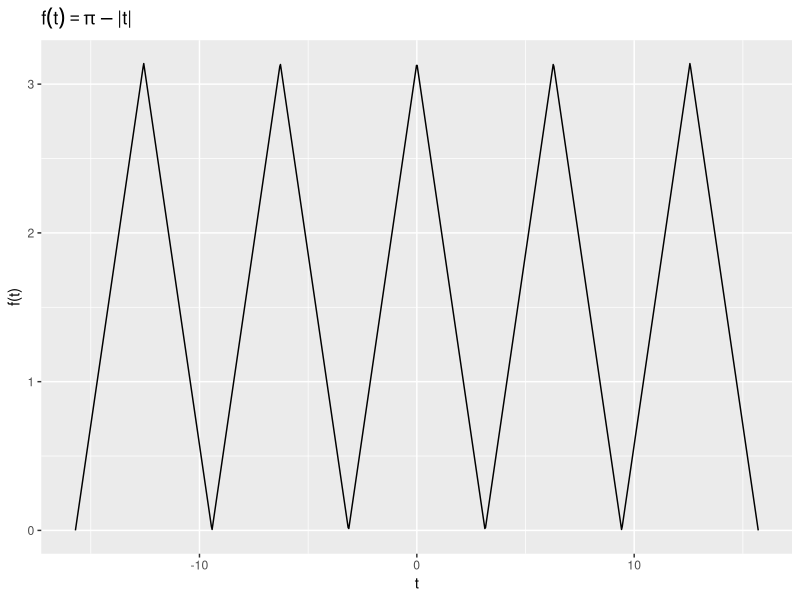
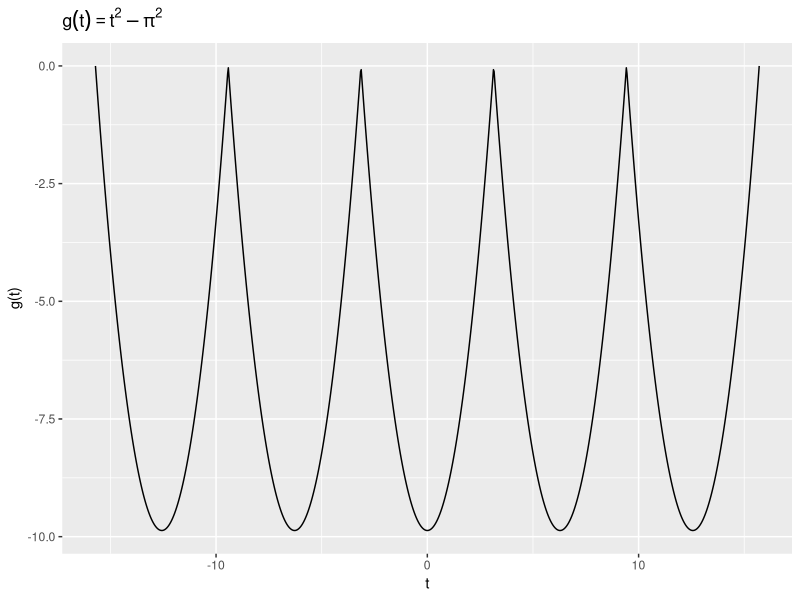
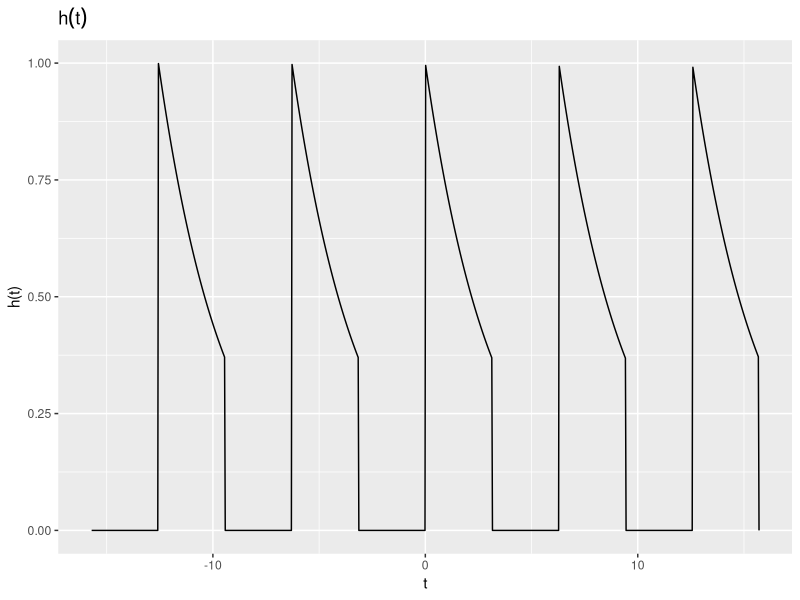

Write R code to recreate these figures, in order. (Note: this script raises an error after producing the figures.)
# Load the ggplot2 package for plotting
library(ggplot2)

# Define the periodic versions of the functions f, g, and h
f_periodic <- function(t) {
  t_mod <- (t - pi) %% (2 * pi) - pi
  pi - abs(t_mod)
}

g_periodic <- function(t) {
  t_mod <- (t - pi) %% (2 * pi) - pi
  t_mod^2 - pi^2
}

h_periodic <- function(t) {
  t_mod <- (t - pi) %% (2 * pi) - pi  # Adjusting for correct modulo behavior
  ifelse(t_mod >= 0 & t_mod < pi, exp(-t_mod / pi), 0)
}


# Generate a sequence of t values between -5*pi and 5*pi
t_values <- seq(-5 * pi, 5 * pi, length.out = 1000)

# Calculate function values for each t using the periodic versions
f_values <- sapply(t_values, f_periodic)
g_values <- sapply(t_values, g_periodic)
h_values <- sapply(t_values, h_periodic)

# Create data frames for plotting
df_f <- data.frame(t = t_values, y = f_values)
df_g <- data.frame(t = t_values, y = g_values)
df_h <- data.frame(t = t_values, y = h_values)

# Plot f(t)
ggplot(df_f, aes(x = t, y = y)) +
  geom_line() +
  ggtitle(expression(f(t) == pi - "|" * t * "|")) +
  xlab('t') +
  ylab('f(t)')

# Plot g(t)
ggplot(df_g, aes(x = t, y = y)) +
  geom_line() +
  ggtitle(expression(g(t) == t^2 - pi^2)) +
  xlab('t') +
  ylab('g(t)')

# Plot h(t)
ggplot(df_h, aes(x = t, y = y)) +
  geom_line() +
  ggtitle(expression(h(t))) +
  xlab('t') +
  ylab('h(t)')


------
# Q2

#Redefining f g h functions
# Define the periodic versions of the functions f, g, and h
f_periodic <- function(t) {
  t_mod <- (t - pi) %% (2 * pi) - pi
  pi - abs(t_mod)
}

g_periodic <- function(t) {
  t_mod <- (t - pi) %% (2 * pi) - pi
  t_mod^2 - pi^2
}

h_periodic <- function(t) {
  t_mod <- (t - pi) %% (2 * pi) - pi  # Adjusting for correct modulo behavior
  ifelse(t_mod >= 0 & t_mod < pi, exp(-t_mod / pi), 0)
}


# Define the functions for Fourier coefficients
calcul_a0 <- function(func) {
  integral <- integrate(func, lower = -pi, upper = pi)
  return((1 / pi) * integral$value)
}

calcul_an <- function(func, n) {
  an_func <- function(t) {
    func(t) * cos(n * t)
  }
  integral <- integrate(an_func, lower = -pi, upper = pi)
  return((1 / pi) * integral$value)
}

calcul_bn <- function(func, n) {
  bn_func <- function(t) {
    func(t) * sin(n * t)
  }
  integral <- integrate(bn_func, lower = -pi, upper = pi)
  return((1 / pi) * integral$value)
}

# Manually set the value of n for demonstration (you can change this)
n <- as.integer(readline(prompt = "Enter the value of n: "))

# Calculate Fourier coefficients for f(t)
a0_f <- calcul_a0(f)
an_f <- calcul_an(f, n)
bn_f <- calcul_bn(f, n)
cn_f <- sqrt(an_f^2 + bn_f^2)

# Calculate Fourier coefficients for g(t)
a0_g <- calcul_a0(g)
an_g <- calcul_an(g, n)
bn_g <- calcul_bn(g, n)
cn_g <- sqrt(an_g^2 + bn_g^2)

# Calculate Fourier coefficients for h(t)
a0_h <- calcul_a0(h)
an_h <- calcul_an(h, n)
bn_h <- calcul_bn(h, n)
cn_h <- sqrt(an_h^2 + bn_h^2)

# Print the results
cat("For f(t):\n")
cat("a0 = ", a0_f, "\nan = ", an_f, "\nbn = ", bn_f, "\ncn = ", cn_f, "\n\n")

cat("For g(t):\n")
cat("a0 = ", a0_g, "\nan = ", an_g, "\nbn = ", bn_g, "\ncn = ", cn_g, "\n\n")

cat("For h(t):\n")
cat("a0 = ", a0_h, "\nan = ", an_h, "\nbn = ", bn_h, "\ncn = ", cn_h, "\n")

# ------------------
# Q3
# Required libraries
library(ggplot2)

# Define the periodic version of f(t)
f_periodic <- function(t) {
  t_mod <- (t - pi) %% (2 * pi) - pi
  pi - abs(t_mod)
}
# Define the periodic version of g(t)
g_periodic <- function(t) {
  t_mod <- (t - pi) %% (2 * pi) - pi
  t_mod^2 - pi^2
}

# Define the periodic version of h(t)
h_periodic <- function(t) {
  t_mod <- (t - pi) %% (2 * pi) - pi  # Adjusting for correct modulo behavior
  ifelse(t_mod >= 0 & t_mod < pi, exp(-t_mod / pi), 0)
}


# Define the integrands for the coefficients
integrand_a0 <- function(t, func) {
  func(t)
}

integrand_an <- function(t, func, n) {
  func(t) * cos(n * t)
}

integrand_bn <- function(t, func, n) {
  func(t) * sin(n * t)
}

# Define the truncated real and complex series sums
real_series_sum <- function(t_values, func, N) {
  a0 <- (1 / (2 * pi)) * integrate(integrand_a0, -pi, pi, func = func)$value
  sum_values <- rep(a0, length(t_values))
  for (n in 1:N) {
    an <- (1 / pi) * integrate(integrand_an, -pi, pi, func = func, n = n)$value
    bn <- (1 / pi) * integrate(integrand_bn, -pi, pi, func = func, n = n)$value
    sum_values <- sum_values + an * cos(n * t_values) + bn * sin(n * t_values)
  }
  return(sum_values)
}

complex_series_sum <- function(t_values, func, N) {
  a0 <- (1 / (2 * pi)) * integrate(integrand_a0, -pi, pi, func = func)$value
  sum_values <- rep(a0, length(t_values))
  for (n in 1:N) {
    an <- (1 / pi) * integrate(integrand_an, -pi, pi, func = func, n = n)$value
    bn <- (1 / pi) * integrate(integrand_bn, -pi, pi, func = func, n = n)$value
    cn <- sqrt(an^2 + bn^2)
    phase_angle <- -atan2(bn, an)
    sum_values <- sum_values + cn * cos(n * t_values + phase_angle)
  }
  return(sum_values)
}

# Values of t and N
t_values <- seq(-5 * pi, 5 * pi, length.out = 1000)
N_values <- c(2, 3, 8, 20)

# Calculate the series sums for f(t) for each N considering its periodicity
data_list <- list()
data_list_g <- list()
data_list_h <- list()


for (N in N_values) {
  df <- data.frame(
    t = t_values,
    f = sapply(t_values, f_periodic),
    real_sum = real_series_sum(t_values, f_periodic, N),
    complex_sum = complex_series_sum(t_values, f_periodic, N)
  )
  df$N <- N
  data_list[[as.character(N)]] <- df
}
data_combined <- do.call(rbind, data_list)


for (N in N_values) {
  # For g(t)
  df_g <- data.frame(
    t = t_values,
    g = sapply(t_values, g_periodic),
    real_sum = real_series_sum(t_values, g_periodic, N),
    complex_sum = complex_series_sum(t_values, g_periodic, N)
  )
  df_g$N <- N
  data_list_g[[as.character(N)]] <- df_g
  
  # For h(t)
  df_h <- data.frame(
    t = t_values,
    h = sapply(t_values, h_periodic),
    real_sum = real_series_sum(t_values, h_periodic, N),
    complex_sum = complex_series_sum(t_values, h_periodic, N)
  )
  df_h$N <- N
  data_list_h[[as.character(N)]] <- df_h
}

data_combined_g <- do.call(rbind, data_list_g)
data_combined_h <- do.call(rbind, data_list_h)



# Plot with thinner lines
ggplot(data_combined, aes(x = t)) + 
  geom_line(aes(y = f), color = 'black', size = 0.6) +
  geom_line(aes(y = real_sum), color = 'blue', linetype = 'dashed', size = 0.6) +
  geom_line(aes(y = complex_sum), color = 'red', linetype = 'dotted', size = 0.6) +
  facet_wrap(~N, scales = 'free', ncol = 2) + 
  labs(title = "Function f(t) and its Truncated Series Sums",
       y = "Function Value") + 
  theme_minimal()

# Plot for g(t)
ggplot(data_combined_g, aes(x = t)) + 
  geom_line(aes(y = g), color = 'black', size = 0.6) +
  geom_line(aes(y = real_sum), color = 'blue', linetype = 'dashed', size = 0.6) +
  geom_line(aes(y = complex_sum), color = 'red', linetype = 'dotted', size = 0.6) +
  facet_wrap(~N, scales = 'free', ncol = 2) + 
  labs(title = "Function g(t) and its Truncated Series Sums",
       y = "Function Value") + 
  theme_minimal()

# Plot for h(t)
ggplot(data_combined_h, aes(x = t)) + 
  geom_line(aes(y = h), color = 'black', size = 0.6) +
  geom_line(aes(y = real_sum), color = 'blue', linetype = 'dashed', size = 0.6) +
  geom_line(aes(y = complex_sum), color = 'red', linetype = 'dotted', size = 0.6) +
  facet_wrap(~N, scales = 'free', ncol = 2) + 
  labs(title = "Function h(t) and its Truncated Series Sums",
       y = "Function Value") + 
  theme_minimal()

#-------------------------

#Question 4

# Define the periodic version of f(t)
f_periodic <- function(t) {
  t_mod <- (t - pi) %% (2 * pi) - pi
  pi - abs(t_mod)
}

# Define the integrands for the coefficients of the real series
integrand_a0 <- function(t, func) {
  func(t)
}

integrand_an <- function(t, func, n) {
  func(t) * cos(n * t)
}

integrand_bn <- function(t, func, n) {
  func(t) * sin(n * t)
}

# Calculate the Fourier coefficients for n = 1 to 7
N <- 7
a_values <- numeric(N)
b_values <- numeric(N)
t_values <- seq(-pi, pi, length.out = 1000)

# Calculate a0
a0 <- (1 / (2 * pi)) * integrate(function(t) integrand_a0(t, f_periodic), -pi, pi)$value

# Calculate an and bn
for (n in 1:N) {
  a_values[n] <- (1 / pi) * integrate(function(t) integrand_an(t, f_periodic, n), -pi, pi)$value
  b_values[n] <- (1 / pi) * integrate(function(t) integrand_bn(t, f_periodic, n), -pi, pi)$value
}

# Calculate the amplitude and phase for each n
amplitude <- sqrt(a_values^2 + b_values^2)
phase <- -atan2(b_values, a_values)

# Plot the amplitude spectrum for f(t) - Real Series
df_amplitude <- data.frame(n = 1:N, amplitude = amplitude)
ggplot(df_amplitude, aes(x = n, y = amplitude)) +
  geom_bar(stat = "identity", fill = 'blue') +
  labs(title = "Amplitude Spectrum for f(t) - Real Series", x = "Harmonic n", y = "Amplitude") +
  theme_minimal() +
  ylim(0, max(amplitude) + 0.5)

# Plot the phase spectrum for f(t) - Real Series
df_phase <- data.frame(n = 1:N, phase = phase)
ggplot(df_phase, aes(x = n, y = phase)) +
  geom_bar(stat = "identity", fill = 'red') +
  labs(title = "Phase Spectrum for f(t) - Real Series", x = "Harmonic n", y = "Phase (in radians)") +
  theme_minimal()


# Define the integrand for the complex coefficients
integrand_cn <- function(t, func, n) {
  func(t) * exp(-1i * n * t)
}

# Calculate the complex Fourier coefficients for n = -7 to 7
N_complex <- 7
n_values_complex <- seq(-N_complex, N_complex, by = 1)
cn_values <- complex(real = rep(0, length(n_values_complex)), imaginary = rep(0, length(n_values_complex)))
t_values <- seq(-pi, pi, length.out = 1000)

for (idx in 1:length(n_values_complex)) {
  n <- n_values_complex[idx]
  cn_values[idx] <- (1 / (2 * pi)) * integrate(function(t) Re(integrand_cn(t, f_periodic, n)), -pi, pi)$value +
    1i * (1 / (2 * pi)) * integrate(function(t) Im(integrand_cn(t, f_periodic, n)), -pi, pi)$value
}

# Extract amplitude from complex coefficients
amplitude_complex <- Mod(cn_values)

# Plot the amplitude spectrum for f(t) - Complex Series
df_complex <- data.frame(n = n_values_complex, amplitude = amplitude_complex)
ggplot(df_complex, aes(x = n, y = amplitude)) +
  geom_bar(stat = "identity", fill = 'purple') +
  labs(title = "Amplitude Spectrum for f(t) - Complex Series", x = "Harmonic n", y = "Amplitude") +
  theme_minimal()